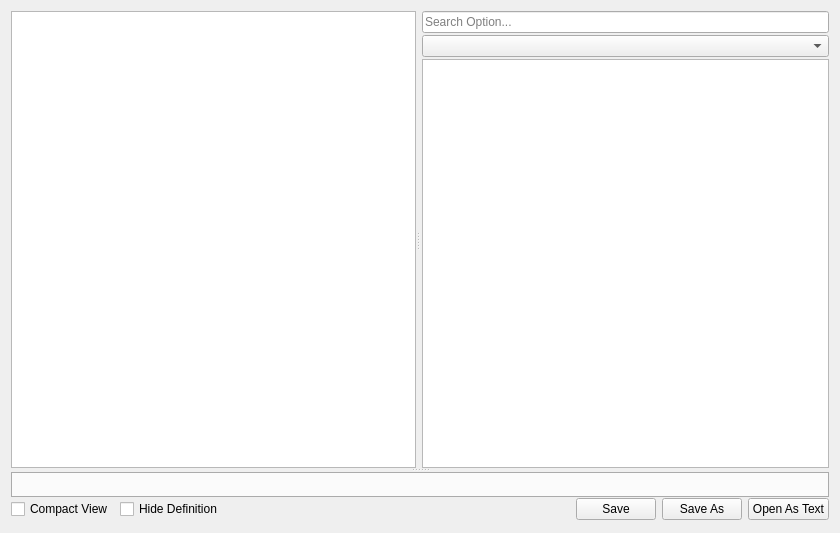
<?xml version="1.0" encoding="UTF-8"?>
<ui version="4.0">
 <class>gams::studio::option::SolverOptionWidget</class>
 <widget class="QWidget" name="gams::studio::option::SolverOptionWidget">
  <property name="geometry">
   <rect>
    <x>0</x>
    <y>0</y>
    <width>840</width>
    <height>533</height>
   </rect>
  </property>
  <property name="acceptDrops">
   <bool>true</bool>
  </property>
  <property name="windowTitle">
   <string>Form</string>
  </property>
  <layout class="QHBoxLayout" name="horizontalLayout">
   <item>
    <widget class="QSplitter" name="solverOptionVSplitter">
     <property name="orientation">
      <enum>Qt::Vertical</enum>
     </property>
     <widget class="QSplitter" name="solverOptionHSplitter">
      <property name="sizePolicy">
       <sizepolicy hsizetype="Expanding" vsizetype="Expanding">
        <horstretch>0</horstretch>
        <verstretch>0</verstretch>
       </sizepolicy>
      </property>
      <property name="orientation">
       <enum>Qt::Horizontal</enum>
      </property>
      <widget class="QTableView" name="solverOptionTableView"/>
      <widget class="QWidget" name="solverOptionDefinitionView" native="true">
       <layout class="QVBoxLayout" name="verticalLayout_4">
        <property name="spacing">
         <number>2</number>
        </property>
        <property name="leftMargin">
         <number>2</number>
        </property>
        <property name="topMargin">
         <number>0</number>
        </property>
        <property name="rightMargin">
         <number>0</number>
        </property>
        <property name="bottomMargin">
         <number>0</number>
        </property>
        <item>
         <widget class="QLineEdit" name="solverOptionSearch">
          <property name="placeholderText">
           <string>Search Option...</string>
          </property>
         </widget>
        </item>
        <item>
         <widget class="QComboBox" name="solverOptionGroup"/>
        </item>
        <item>
         <widget class="QTreeView" name="solverOptionTreeView"/>
        </item>
       </layout>
      </widget>
     </widget>
     <widget class="QWidget" name="SolverOptionMessageWidget" native="true">
      <property name="sizePolicy">
       <sizepolicy hsizetype="Maximum" vsizetype="Preferred">
        <horstretch>0</horstretch>
        <verstretch>0</verstretch>
       </sizepolicy>
      </property>
      <layout class="QVBoxLayout" name="verticalLayout">
       <property name="spacing">
        <number>0</number>
       </property>
       <property name="leftMargin">
        <number>0</number>
       </property>
       <property name="topMargin">
        <number>0</number>
       </property>
       <property name="rightMargin">
        <number>0</number>
       </property>
       <property name="bottomMargin">
        <number>0</number>
       </property>
       <item>
        <widget class="QTabWidget" name="solverOptionMessageTabWidget">
         <property name="sizePolicy">
          <sizepolicy hsizetype="Expanding" vsizetype="Preferred">
           <horstretch>0</horstretch>
           <verstretch>0</verstretch>
          </sizepolicy>
         </property>
         <property name="tabPosition">
          <enum>QTabWidget::South</enum>
         </property>
         <property name="tabShape">
          <enum>QTabWidget::Rounded</enum>
         </property>
        </widget>
       </item>
       <item>
        <widget class="QWidget" name="solverOptionCommandWidget" native="true">
         <property name="sizePolicy">
          <sizepolicy hsizetype="Expanding" vsizetype="Preferred">
           <horstretch>0</horstretch>
           <verstretch>0</verstretch>
          </sizepolicy>
         </property>
         <layout class="QHBoxLayout" name="horizontalLayout_2">
          <property name="leftMargin">
           <number>0</number>
          </property>
          <property name="topMargin">
           <number>0</number>
          </property>
          <property name="rightMargin">
           <number>0</number>
          </property>
          <property name="bottomMargin">
           <number>0</number>
          </property>
          <item>
           <widget class="QCheckBox" name="compactViewCheckBox">
            <property name="toolTip">
             <string>Show option and Hide Comment</string>
            </property>
            <property name="text">
             <string>Compact View</string>
            </property>
           </widget>
          </item>
          <item>
           <widget class="QCheckBox" name="checkBox">
            <property name="text">
             <string>Hide Definition</string>
            </property>
           </widget>
          </item>
          <item>
           <spacer name="horizontalSpacer">
            <property name="orientation">
             <enum>Qt::Horizontal</enum>
            </property>
            <property name="sizeHint" stdset="0">
             <size>
              <width>40</width>
              <height>20</height>
             </size>
            </property>
           </spacer>
          </item>
          <item>
           <widget class="QPushButton" name="saveButton">
            <property name="text">
             <string>Save</string>
            </property>
           </widget>
          </item>
          <item>
           <widget class="QPushButton" name="saveAsButton">
            <property name="text">
             <string>Save As</string>
            </property>
           </widget>
          </item>
          <item>
           <widget class="QPushButton" name="openAsTextButton">
            <property name="text">
             <string>Open As Text</string>
            </property>
           </widget>
          </item>
         </layout>
        </widget>
       </item>
      </layout>
     </widget>
    </widget>
   </item>
  </layout>
 </widget>
 <resources/>
 <connections/>
</ui>
